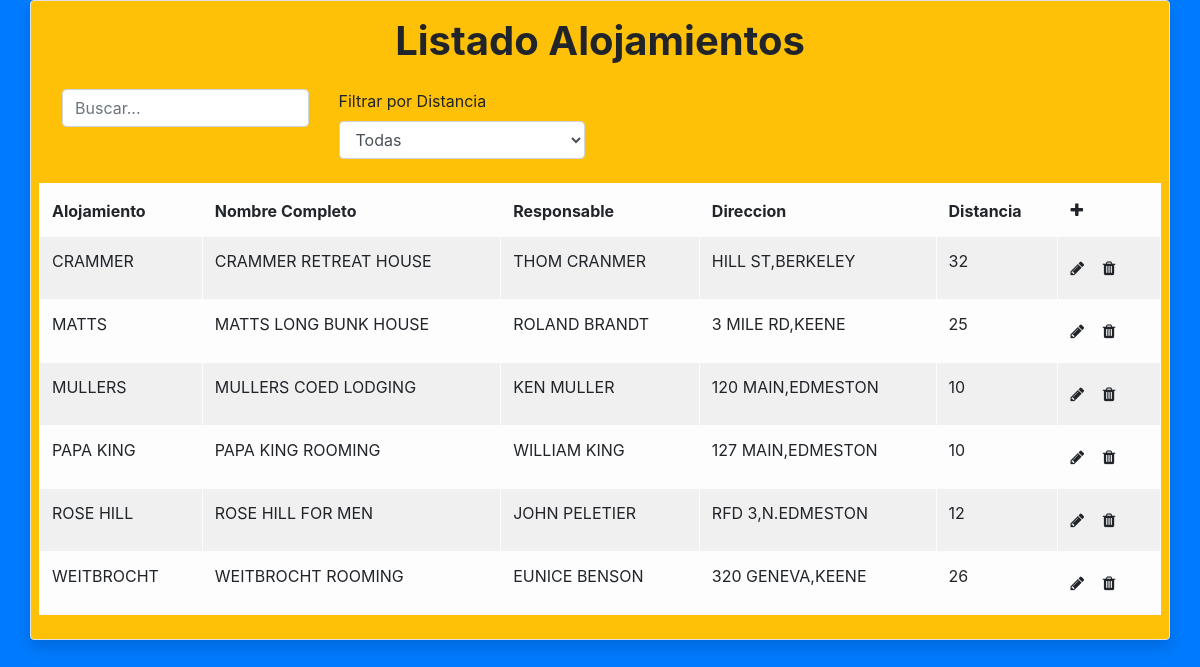
The page / on the database its author committed.
### tables this page shows
CREATE TABLE ALOJAMIENTO(
 NUMALOJ INTEGER AUTO_INCREMENT,
 ALOJAMIENTO CHAR(15),
 NOMBRECOMPLETO CHAR(40),
 RESPONSABLE CHAR(25),
 DIRECCION CHAR(30),
 DISTANCIA INTEGER,
 CONSTRAINT PK_ALOJAMIENTO
  PRIMARY KEY (NUMALOJ)
);

### index.php (the view, shortened to what this page needs)
<!doctype html>
<html lang="en">
<head>
    <link rel="stylesheet" href="https://stackpath.bootstrapcdn.com/bootstrap/4.3.1/css/bootstrap.min.css"
>
    <link rel="stylesheet" href="https://maxcdn.bootstrapcdn.com/font-awesome/4.7.0/css/font-awesome.min.css">
    <link href="https://cdn.jsdelivr.net/npm/sweetalert2@11.7.5/dist/sweetalert2.min.css" rel="stylesheet">
</head>
<body class="bg-primary">
    <?php
    $selectaloj = "Select numaloj, alojamiento, nombrecompleto,responsable,direccion,distancia from alojamiento order by alojamiento ";
    $dbname = "workers";
    try {
        $mysqli = conectar($dbname);
        $resul = $mysqli->query($selectaloj);
        ?>
        <div class="container shadow border rounded bg-warning ">
            <div class="row p-3">
                <div class="col text-center">
                    <h1 style="font-weight: bolder;">Listado Alojamientos</h1>
                </div>
            </div>
            <div class="row px-3">
                <div class="col-3">
                    <div class="form-group">
                        <input id="campoBusqueda" type="text" class="form-control" placeholder="Buscar...">
                    </div>
                </div>
                <div class="col-3">
                    <div class="form-group">
                        <label for="filter">Filtrar por Distancia</label>
                        <select id="selectDistancia" class="form-control" name="filter">
                            <option value="">Todas</option>
                        </select>
                    </div>
                </div>
            </div>
            <div class="row">
                <div class="table-responsive p-2">
                    <table id="table" class="table table-light table-bordered rounded table-striped table-hover">
                        <thead>
                            <tr>
                                <th scope="col">Alojamiento</th>
                                <th scope="col">Nombre Completo</th>
                                <th scope="col">Responsable</th>
                                <th scope="col">Direccion</th>
                                <th id="distancia" scope="col">Distancia</th>
                                <th scope="col"><a class="btn p-0" href="javascript:operacion('insertar')"><i
                                            class="fa fa-plus" aria-hidden="true"></i></a></th>
                            </tr>
                        </thead>
                        <tbody>
                            <?php foreach ($resul as $alojamiento) { ?>
                                <tr>
                                    <td>
                                        <?= $alojamiento['alojamiento'] ?>
                                    </td>
                                    <td>
                                        <?= $alojamiento['nombrecompleto'] ?>
                                    </td>
                                    <td>
                                        <?= $alojamiento['responsable'] ?>
                                    </td>
                                    <td>
                                        <?= $alojamiento['direccion'] ?>
                                    </td>
                                    <td>
                                        <?= $alojamiento['distancia'] ?>
                                    </td>
                                    <td><a class="btn p-0"
                                            href="javascript:operacion('modificar','<?= $alojamiento['numaloj'] ?>','<?= $alojamiento['alojamiento'] ?>','<?= $alojamiento['nombrecompleto'] ?>','<?= $alojamiento['responsable'] ?>','<?= $alojamiento['direccion'] ?>','<?= $alojamiento['distancia'] ?>')"><i
                                                class="fa fa-pencil" aria-hidden="true"></i></a>
                                        <a id="elim" class="btn" href="javascript:deleteAloj(<?= $alojamiento['numaloj'] ?>)">
                                            <i class="fa fa-trash" aria-hidden="true"></i></a>
                                    </td>
                                </tr>
                            <?php } ?>
                        </tbody>
                    </table>
                </div>
            </div>
        </div>
        <?php
    } catch (exception $e) {
        $e->getMessage();
    }
    ?>
</body>
</html>

### rows shown on the page
alojamiento: ALOJAMIENTO "CRAMMER", NOMBRECOMPLETO "CRAMMER RETREAT HOUSE", RESPONSABLE "THOM CRANMER", DIRECCION "HILL ST,BERKELEY", DISTANCIA "32"
alojamiento: ALOJAMIENTO "MATTS", NOMBRECOMPLETO "MATTS LONG BUNK HOUSE", RESPONSABLE "ROLAND BRANDT", DIRECCION "3 MILE RD,KEENE", DISTANCIA "25"
alojamiento: ALOJAMIENTO "MULLERS", NOMBRECOMPLETO "MULLERS COED LODGING", RESPONSABLE "KEN MULLER", DIRECCION "120 MAIN,EDMESTON", DISTANCIA "10"
alojamiento: ALOJAMIENTO "PAPA KING", NOMBRECOMPLETO "PAPA KING ROOMING", RESPONSABLE "WILLIAM KING", DIRECCION "127 MAIN,EDMESTON", DISTANCIA "10"
alojamiento: ALOJAMIENTO "ROSE HILL", NOMBRECOMPLETO "ROSE HILL FOR MEN", RESPONSABLE "JOHN PELETIER", DIRECCION "RFD 3,N.EDMESTON", DISTANCIA "12"
alojamiento: ALOJAMIENTO "WEITBROCHT", NOMBRECOMPLETO "WEITBROCHT ROOMING", RESPONSABLE "EUNICE BENSON", DIRECCION "320 GENEVA,KEENE", DISTANCIA "26"
